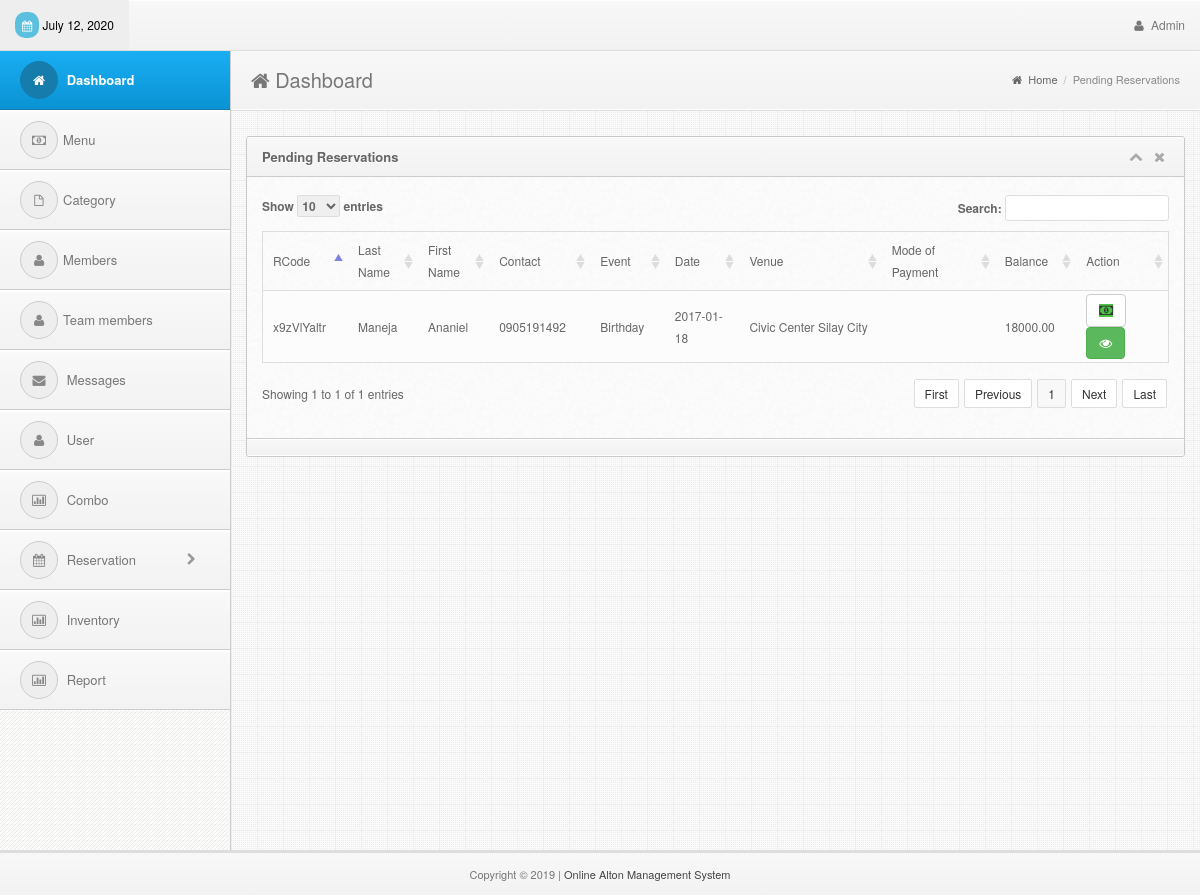
/admin/pending.php (signed in), run on the app's committed database.
### tables this page shows
CREATE TABLE `reservation` (
  `rid` int(11) NOT NULL AUTO_INCREMENT,
  `r_date` date NOT NULL,
  `r_time` time NOT NULL,
  `r_last` varchar(30) NOT NULL,
  `r_first` varchar(30) NOT NULL,
  `r_contact` varchar(30) NOT NULL,
  `r_email` varchar(50) NOT NULL,
  `r_address` varchar(100) NOT NULL,
  `r_type` varchar(30) NOT NULL,
  `r_ocassion` varchar(50) NOT NULL,
  `r_motif` varchar(30) NOT NULL,
  `team_id` int(11) NOT NULL,
  `r_venue` varchar(100) NOT NULL,
  `payable` decimal(10,2) NOT NULL,
  `balance` decimal(10,2) NOT NULL,
  `r_status` varchar(10) NOT NULL,
  `date_reserved` date NOT NULL,
  `r_code` varchar(10) NOT NULL,
  PRIMARY KEY (`rid`)
);

### admin/pending.php (the view, shortened to what this page needs)
<!DOCTYPE html>
<html lang="en">
<head>
  <?php include('../includes/links.php');?>
</head>
<body>
<div class="navbar navbar-fixed-top bs-docs-nav" role="banner">
      <?php include('../includes/topbar.php');?>
    </div>
<div class="content" style="margin-top:10px">
    <?php include('../includes/sidebar.php');?>
    <div class="mainbar">
      <div class="page-head">
        <h2 class="pull-left"><i class="fa fa-home"></i> Dashboard</h2>
        <div class="bread-crumb pull-right">
          <a href="index.html"><i class="fa fa-home"></i> Home</a>
          <span class="divider">/</span>
          <a href="#" class="bread-current">Pending Reservations</a>
        </div>
        <div class="clearfix"></div>
      </div>
      <div class="matter">
        <div class="container">
          <div class="row">
            <div class="col-md-12">
              <div class="widget">
                <div class="widget-head">
                  <div class="pull-left"> Pending Reservations
                  </div>
                  <div class="widget-icons pull-right">
                    <a href="#" class="wminimize"><i class="fa fa-chevron-up"></i></a>
                    <a href="#" class="wclose"><i class="fa fa-times"></i></a>
                  </div>
                  <div class="clearfix"></div>
                </div>
                <div class="widget-content">
                  <div class="padd">
              <div class="page-tables">
                <div class="table-responsive">
                  <table cellpadding="0" cellspacing="0" border="0" id="data-table" width="100%">
                    <thead>
                      <tr>
                        <th>RCode</th>
                        <th>Last Name</th>
                        <th>First Name</th>
                        <th>Contact</th>
                        <th>Event</th>
                        <th>Date</th>
                        <th>Venue</th>
                        <th>Mode of Payment</th>
                        <th>Balance</th>
                        <th>Action</th>
                      </tr>
                    </thead>
                    <tbody>
<?php
include('../includes/dbcon.php');
    $query=mysqli_query($con,"select * from reservation left join team on reservation.team_id=team.team_id where r_status='Pending'")or die(mysqli_error($con));
      while ($row=mysqli_fetch_array($query)){
        $id=$row['rid'];
        $rcode=$row['r_code'];
        $first=$row['r_first'];
        $last=$row['r_last'];
        $contact=$row['r_contact'];
        $date=$row['r_date'];
        $venue=$row['r_venue'];
        $balance=$row['balance'];
        $type=$row['r_ocassion'];
?>
                      <tr>
                        <td><?php echo $rcode;?></td>
                        <td><?php echo $last;?></td>
                        <td><?php echo $first;?></td>
                        <td><?php echo $contact;?></td>
                        <td><?php echo $type;?></td>
                        <td><?php echo $date;?></td>
                        <td><?php echo $venue;?></td>
                        <td><?php echo $row['modeofpayment'];?></td>
                        <td><?php echo $balance;?></td>
                        <td>
                              <a href="#payment" class="btn btn-default" data-target="#payment<?php echo $id;?>" data-toggle="modal">
                                <i class="fa fa-money bgreen"></i>
                              </a>
                              <a href="reservation_view.php?id=<?php echo $id;?>" class="btn btn-success">
                                <i class="fa fa-eye"></i>
                              </a>
                        </td>
                      </tr>
<?php }?>
                    </tbody>
                  </table>
                  <div class="clearfix"></div>
                </div>
                </div>
              </div>
                  </div>
                  <div class="widget-foot">
                  </div>
                </div>
              </div>
            </div>
          </div>
        </div>
      </div>
    </div>
<?php include('../includes/footer.php');?>
</body>
</html>

### admin/css/style.css (style rules this page uses)
body { font-size: 12px; line-height: 22px; color: #666; border-top: 3px solid #eee; background:#343434 url("../img/back.png") repeat; padding-top: 37px; -webkit-font-smoothing: antialiased; }
h1,h2,h3,h4,h5,h6 { padding: 2px 0px; margin: 2px 0px; color: #777; }
h2 { font-size: 25px; line-height: 35px; }
a { color: #026b9c; }
.bgreen { background: #4ac344; }
.navbar { background-color: #f8f8f8; background: -webkit-gradient(linear, left top, left bottom, from(#f8f8f8), to(#f2f2f2)); background: -webkit-linear-gradient(top, #f8f8f8, #f2f2f2); background: -moz-linear-gradient(top, #f8f8f8, #f2f2f2); background: -ms-linear-gradient(top, #f8f8f8, #f2f2f2); background: -o-linear-gradient(top, #f8f8f8, #f2f2f2); background: linear-gradient(top, #f8f8f8, #f2f2f2); border-bottom: 1px solid #ddd; box-shadow: inset 0px 1px 1px #fff; }
.mainbar { position: relative; margin-left: 230px; margin-right: 0px; width: auto; background:#eee url("../img/main-back.png") repeat; border-left: 1px solid #ccc; z-index: 50; min-height: 800px; }
.mainbar .container { max-width:100% !important; width: 100% !important; }
.page-tables #data-table { margin-bottom: 20px; }
.page-tables #data-table { border:1px solid #ddd; }
.page-tables table#data-table thead th { padding:7px 10px; font-weight:normal; border-bottom:0px; }
.page-tables table#data-table td { background:#fcfcfc; border-top:1px solid #ddd; }
.mainbar .page-head { background-color: #f8f8f8; background: -webkit-gradient(linear, left top, left bottom, from(#f8f8f8), to(#f2f2f2)); background: -webkit-linear-gradient(top, #f8f8f8, #f2f2f2); background: -moz-linear-gradient(top, #f8f8f8, #f2f2f2); background: -ms-linear-gradient(top, #f8f8f8, #f2f2f2); background: -o-linear-gradient(top, #f8f8f8, #f2f2f2); background: linear-gradient(top, #f8f8f8, #f2f2f2); padding: 8px 20px; border-bottom: 1px solid #fff; box-shadow: inset 0px 1px 1px #fff; }
.mainbar .page-head h2 { font-weight: normal; font-size: 20px; }
.mainbar .bread-crumb { font-size: 11px; margin-top: 10px; color: #aaa; }
.mainbar .bread-crumb i { margin-right: 3px; }
.mainbar .bread-crumb .divider { margin: 0px 3px; }
.mainbar .bread-crumb a { color: #666; }
.mainbar .bread-crumb a.bread-current { color: #888; }
.mainbar .matter { border-top: 1px solid #ddd; padding: 15px 0px; }
.widget { border: 1px solid #c9c9c9; border-radius: 3px; margin-top: 10px; margin-bottom: 20px; background: #fafafa url('../img/cream.png') repeat; }
.widget .padd, .modal-body { padding: 13px 15px; }
.widget .widget-head,.modal-header { background-color: #f8f8f8; background: -webkit-gradient(linear, left top, left bottom, from(#f8f8f8), to(#f2f2f2)); background: -webkit-linear-gradient(top, #f8f8f8, #f2f2f2); background: -moz-linear-gradient(top, #f8f8f8, #f2f2f2); background: -ms-linear-gradient(top, #f8f8f8, #f2f2f2); background: -o-linear-gradient(top, #f8f8f8, #f2f2f2); background: linear-gradient(top, #f8f8f8, #f2f2f2); border-top-right-radius: 3px; border-top-left-radius: 3px; text-shadow:0px 1px #fff; border-bottom: 1px solid #ccc; border-top: 1px solid #fff; color: #666; font-size: 13px; font-weight: bold; padding: 8px 15px; }
.widget .widget-head .widget-icons i { font-size: 14px; margin: 0px 4px; }
.widget .widget-head .widget-icons a { color: #aaa; }
.widget .widget-foot, .modal-footer { background-color: #f8f8f8; background: -webkit-gradient(linear, left top, left bottom, from(#f8f8f8), to(#f2f2f2)); background: -webkit-linear-gradient(top, #f8f8f8, #f2f2f2); background: -moz-linear-gradient(top, #f8f8f8, #f2f2f2); background: -ms-linear-gradient(top, #f8f8f8, #f2f2f2); background: -o-linear-gradient(top, #f8f8f8, #f2f2f2); background: linear-gradient(top, #f8f8f8, #f2f2f2); border-bottom-right-radius: 3px; border-bottom-left-radius: 3px; text-shadow:0px 1px #fff; border-bottom: 1px solid #fff; border-top: 1px solid #ccc; padding: 8px 15px; font-size: 12px; color: #555; box-shadow: inset 0px 1px 1px #fff; }

### data on the page
reservation: r_code "x9zVlYaltr", r_last "Maneja", r_first "Ananiel", r_contact "0905191492", r_ocassion "Birthday", r_date "2017-01-18", r_venue "Civic Center Silay City", balance "18000.00"
